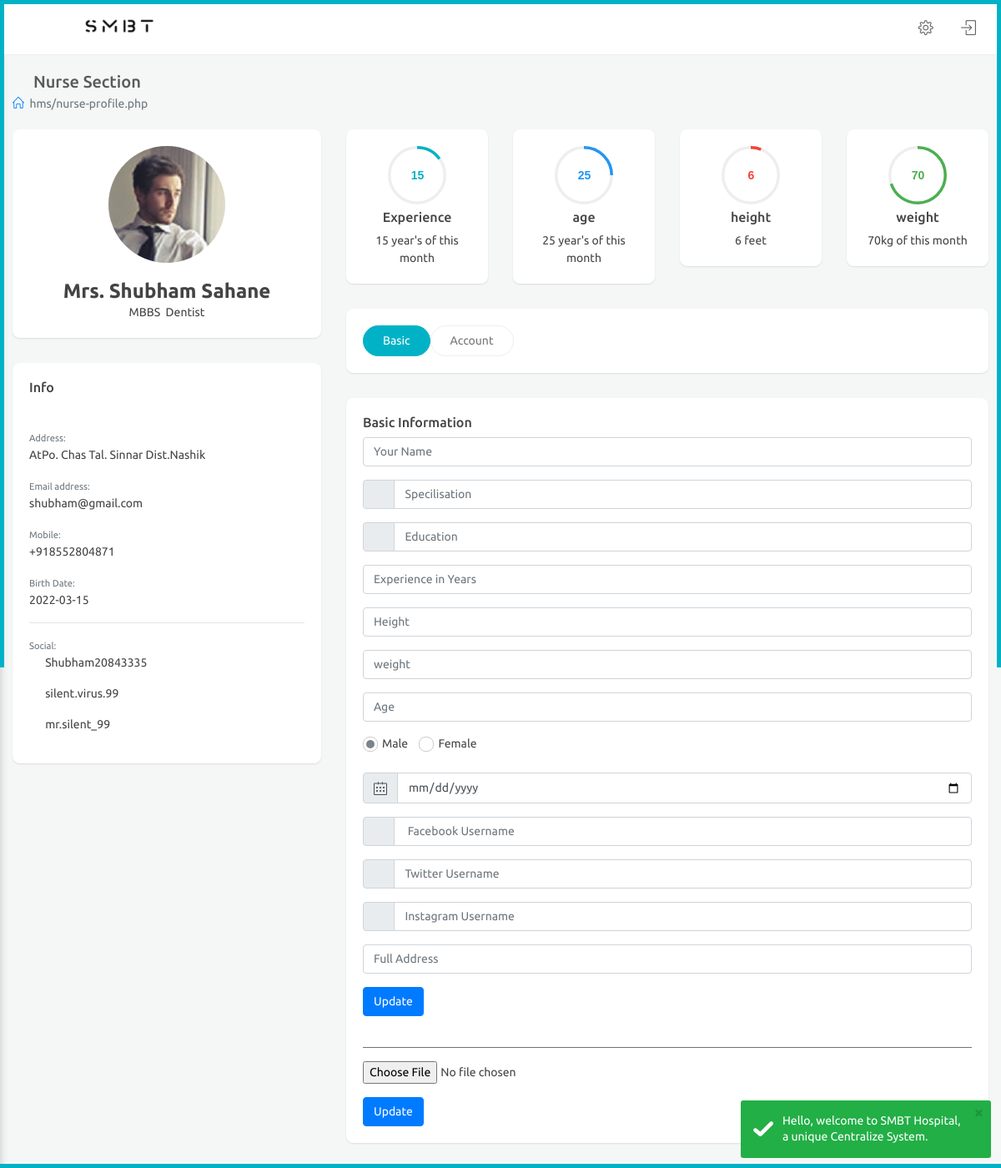
Page /nurse-profile.php (signed in) on the committed database.
### tables this page shows
CREATE TABLE `hospitalstaff` (
  `hsid` int NOT NULL AUTO_INCREMENT,
  `name` varchar(45) DEFAULT NULL,
  `email` varchar(45) DEFAULT NULL,
  `cNumber` varchar(45) DEFAULT NULL,
  `password` varchar(45) DEFAULT NULL,
  `education` varchar(45) DEFAULT NULL,
  `specialisation` varchar(45) DEFAULT NULL,
  `experience` varchar(45) DEFAULT NULL,
  `surgeonFlag` tinyint DEFAULT NULL,
  `doctorFlag` tinyint DEFAULT NULL,
  `nurseFlag` tinyint DEFAULT NULL,
  `accountantFlag` tinyint DEFAULT NULL,
  `laboratoristFlag` tinyint DEFAULT NULL,
  `pharmacyFlag` tinyint DEFAULT NULL,
  `emergencyFlag` tinyint DEFAULT NULL,
  `anaesthetistFlag` tinyint DEFAULT NULL,
  `adminFlag` tinyint DEFAULT NULL,
  `bdate` date DEFAULT NULL,
  `height` decimal(10,0) DEFAULT NULL,
  `weight` decimal(10,0) DEFAULT NULL,
  `sex` varchar(10) DEFAULT NULL,
  `age` int DEFAULT NULL,
  `address` varchar(80) DEFAULT NULL,
  `facebook` varchar(45) DEFAULT NULL,
  `twitter` varchar(45) DEFAULT NULL,
  `instagram` varchar(45) DEFAULT NULL,
  `glink` varchar(45) DEFAULT NULL,
  `profilename` varchar(45) DEFAULT 'avatar.png',
  PRIMARY KEY (`hsid`),
  UNIQUE KEY `hsid_UNIQUE` (`hsid`)
);

### nurse-profile.php (the view, shortened to what this page needs)
<?php
  include("include/nurse-header.php");
  ?>
            <div class="row clearfix">
                <div class="col-lg-4 col-md-12">
                    <div class="card profile-header">
                        <div class="body">
                            <?php
                            $result = mysqli_query($conn,"SELECT * FROM hospital.hospitalstaff where email='$Email';");
                            if($result)
                            {
                            $row=mysqli_fetch_assoc($result);
                            echo"<div class='profile-image'> <img src='assets/images/sm/". $row['profilename'] ." ' class='rounded-circle' > </div>";
                            }
                            ?>
                            <div>
                                <h4 class="m-b-0"><strong>Mrs. <?php echo $row['name']; ?></strong></h4>
                                <span><?php echo $row['education']; ?>&nbsp;&nbsp;<?php echo $row['specialisation']; ?></span>
                            </div>
                        </div>
                    </div>
                    <div class="card">
                        <div class="header">
                            <h2>Info</h2>
                        </div>
                        <div class="body">
                            <small class="text-muted">Address: </small>
                            <p><?php echo $row['address']; ?></p>
                            <small class="text-muted">Email address: </small>
                            <p><?php echo $row['email']; ?></p>
                            <small class="text-muted">Mobile: </small>
                            <p><?php echo $row['cNumber']; ?></p>
                            <small class="text-muted">Birth Date: </small>
                            <p class="m-b-0"><?php echo $row['bdate']; ?></p>
                            <hr>
                            <small class="text-muted">Social: </small>
                            <p><i class="fa fa-twitter m-r-5"></i> <?php echo $row['twitter']; ?></p>
                            <p><i class="fa fa-facebook  m-r-5"></i> <?php echo $row['facebook']; ?></p>
                            <p><i class="fa fa-instagram m-r-5"></i> <?php echo $row['instagram']; ?></p>
                        </div>
                    </div>
                </div>
                <div class="col-lg-8 col-md-12">
                    <div class="row clearfix text-center">
                        <div class="col-lg-3 col-md-6 col-sm-12">
                            <div class="card">
                                <div class="body">
                                    <input type="text" class="knob" value="<?php echo $row['experience']; ?>" data-width="70" data-height="70" data-thickness="0.1" data-fgColor="#01b2c6">
                                    <h6>Experience</h6>
                                    <span><?php echo $row['experience']; ?> year's of this month</span>
                                </div>
                            </div>
                        </div>
                        <div class="col-lg-3 col-md-6 col-sm-12">
                            <div class="card">
                                <div class="body">
                                    <input type="text" class="knob" value="<?php echo $row['age']; ?>" data-width="70" data-height="70" data-thickness="0.1" data-fgColor="#2196f3">
                                    <h6>age</h6>
                                    <span><?php echo $row['age']; ?> year's of this month</span>
                                </div>
                            </div>
                        </div>
                        <div class="col-lg-3 col-md-6 col-sm-12">
                            <div class="card">
                                <div class="body">
                                    <input type="text" class="knob" value="<?php echo $row['height']; ?>" data-width="70" data-height="70" data-thickness="0.1" data-fgColor="#f44336">
                                    <h6>height</h6>
                                    <span><?php echo $row['height']; ?> feet<br></span>
                                </div>
                            </div>
                        </div>
                        <div class="col-lg-3 col-md-6 col-sm-12">
                            <div class="card">
                                <div class="body">
                                    <input type="text" class="knob" value="<?php echo $row['weight']; ?>" data-width="70" data-height="70" data-thickness="0.1" data-fgColor="#4caf50">
                                    <h6>weight</h6>
                                    <span><?php echo $row['weight']; ?>kg of this month<br></span>
                                </div>
                            </div>
                        </div>
                    </div>
                    <div class="card">
                        <div class="body">
                            <ul class="nav nav-tabs-new">
                                <li class="nav-item"><a class="nav-link active" data-toggle="tab" href="#Basic">Basic</a></li>
                                <li class="nav-item"><a class="nav-link" data-toggle="tab" href="#Account">Account</a></li>
                            </ul>
                        </div>
                    </div>
                    <div class="tab-content padding-0">
                        <div class="tab-pane active" id="Basic">
                            <div class="card">
                                <div class="body">
                                    <h6>Basic Information</h6>
                                    <form action="#" method="post">
                                    <div class="row clearfix">
                                        <div class="col-lg-12 col-md-12">
                                            <div class="form-group">
                                                <input type="text" class="form-control" placeholder="Your Name" name="name">
                                            </div>
                                            <div class="form-group">
                                                <div class="input-group">
                                                    <div class="input-group-prepend">
                                                        <span class="input-group-text"><i class="fa fa-mortar-board"></i></span>
                                                    </div>
                                                    <input type="text" class="form-control" placeholder="Specilisation" name="spec">
                                                </div>
                                            </div>
                                            <div class="form-group">
                                                <div class="input-group">
                                                    <div class="input-group-prepend">
                                                        <span class="input-group-text"><i class="fa fa-institution"></i></span>
                                                    </div>
                                                    <input type="text" class="form-control" placeholder="Education" name="edu">
                                                </div>
                                            </div>
                                            <div class="form-group">
                                                <input type="text" class="form-control" placeholder="Experience in Years" name="exp">
                                            </div>
                                            <div class="form-group">
                                                <input type="text" class="form-control" placeholder="Height" name="height">
                                            </div>
                                            <div class="form-group">
                                                <input type="text" class="form-control" placeholder="weight" name="weight">
                                            </div>
                                            <div class="form-group">
                                                <input type="text" class="form-control" placeholder="Age" name="age">
                                            </div>
                                            <div class="form-group">
                                                <div>
                                                    <label class="fancy-radio">
                                                        <span><i></i>Male</span>
                                                    </label>
                                                    <label class="fancy-radio">
                                                        <span><i></i>Female</span>
                                                    </label>
                                                </div>
                                            </div>
                                            <div class="form-group">
                                                <div class="input-group">
                                                    <div class="input-group-prepend">
                                                        <span class="input-group-text"><i class="icon-calendar"></i></span>
                                                    </div>
                                                    <input  type="date" class="form-control" placeholder="Birthdate" name="date">
                                                </div>
                                            </div>
                                            <div class="form-group">
                                                <div class="input-group">
                                                    <div class="input-group-prepend">
                                                        <span class="input-group-text"><i class="fa fa-facebook"></i></span>
                                                    </div>
                                                    <input type="text" class="form-control" placeholder=" Facebook Username" name="face">
                                                </div>
                                            </div>
                                            <div class="form-group">
                                                <div class="input-group">
                                                    <div class="input-group-prepend">
                                                        <span class="input-group-text"><i class="fa fa-twitter"></i></span>
                                                    </div>
                                                    <input type="text" class="form-control" placeholder="Twitter Username" name="twit">
                                                </div>
                                            </div>
                                            <div class="form-group">
                                                <div class="input-group">
                                                    <div class="input-group-prepend">
                                                        <span class="input-group-text"><i class="fa fa-instagram"></i></span>
                                                    </div>
                                                    <input type="text" class="form-control" placeholder="Instagram Username" name="insta">
                                                </div>
                                            </div>
                                        </div>
                                        <div class="col-lg-12 col-md-12">
                                            <div class="form-group">
                                                <input type="text" class="form-control" placeholder="Full Address" name="addr">
                                            </div>
                                        </div>
                                    </div>
                                    <button type="submit" class="btn btn-primary" name="Update1">Update</button> &nbsp;&nbsp;
                                    </form><br><hr color="gray">
                                    <form action="#" method="post">
                                        <div class="form-group">
                                               <input type="file" name="fileToUpload" id="fileToUpload" placeholder="Profile Photo">
                                        </div>
                                        <button type="submit" class="btn btn-primary" name="Update2">Update</button> &nbsp;&nbsp;
                                    </form>
                                </div>
                            </div>
                        </div>
                    </div>
                </div>
            </div>
<?php
  include("include/nurse-footer.php");
  ?>

### assets/css/chatapp.css (style rules this page uses)
.clearfix:after { visibility:hidden;display:block;font-size:0;content:" ";clear:both;height:0 }

### assets/css/color_skins.css (style rules this page uses)
.theme-cyan:before,.theme-cyan:after { background:#01b2c6 }

### rows in the picture
hospitalstaff: profilename (picture), name "Shubham Sahane", education "MBBS", specialisation "Dentist", address "AtPo. Chas Tal. Sinnar Dist.Nashik", email "shubham@gmail.com", cNumber "+918552804871", bdate "2022-03-15", twitter "Shubham20843335", facebook "silent.virus.99", instagram "mr.silent_99", experience "15", age "25", height "6", weight "70"

### other values in the picture
$currentPage "hms/nurse-profile.php"
